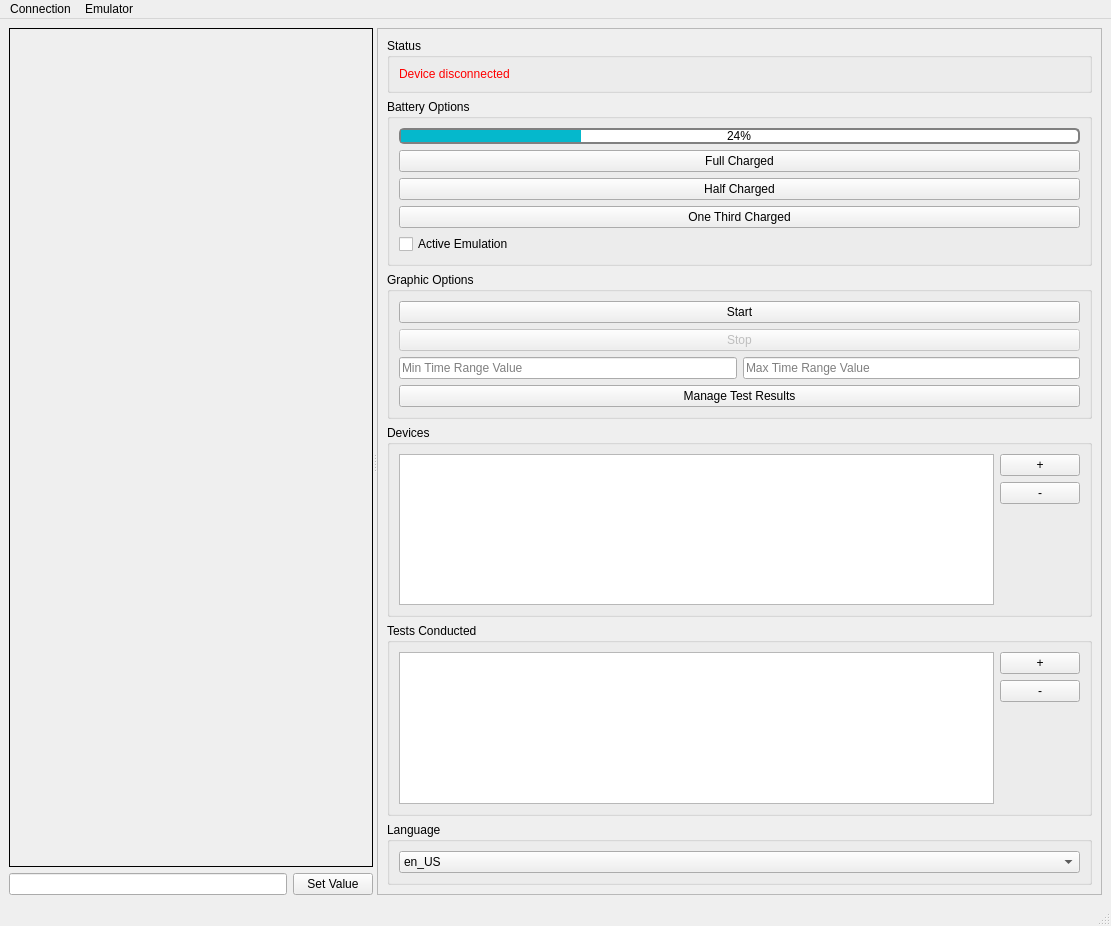
<?xml version="1.0" encoding="UTF-8"?>
<ui version="4.0">
 <class>MainWindow</class>
 <widget class="QMainWindow" name="MainWindow">
  <property name="geometry">
   <rect>
    <x>0</x>
    <y>0</y>
    <width>1111</width>
    <height>926</height>
   </rect>
  </property>
  <property name="windowTitle">
   <string>bsim_v9</string>
  </property>
  <widget class="QWidget" name="centralwidget">
   <layout class="QGridLayout" name="gridLayout_6">
    <item row="0" column="0">
     <widget class="QSplitter" name="splitter">
      <property name="orientation">
       <enum>Qt::Horizontal</enum>
      </property>
      <widget class="QWidget" name="layoutWidget">
       <layout class="QVBoxLayout" name="verticalLayout_4">
        <item>
         <widget class="QChartView" name="cvGraphicPlot" native="true">
          <property name="sizePolicy">
           <sizepolicy hsizetype="Preferred" vsizetype="Minimum">
            <horstretch>0</horstretch>
            <verstretch>0</verstretch>
           </sizepolicy>
          </property>
          <property name="styleSheet">
           <string notr="true">border: 1px solid</string>
          </property>
         </widget>
        </item>
        <item>
         <layout class="QHBoxLayout" name="horizontalLayout">
          <property name="sizeConstraint">
           <enum>QLayout::SetDefaultConstraint</enum>
          </property>
          <item>
           <widget class="QLineEdit" name="leSetValue">
            <property name="sizePolicy">
             <sizepolicy hsizetype="Expanding" vsizetype="Maximum">
              <horstretch>0</horstretch>
              <verstretch>0</verstretch>
             </sizepolicy>
            </property>
           </widget>
          </item>
          <item>
           <widget class="QPushButton" name="btnSetValue">
            <property name="sizePolicy">
             <sizepolicy hsizetype="Preferred" vsizetype="Maximum">
              <horstretch>0</horstretch>
              <verstretch>0</verstretch>
             </sizepolicy>
            </property>
            <property name="text">
             <string>Set Value</string>
            </property>
           </widget>
          </item>
         </layout>
        </item>
       </layout>
      </widget>
      <widget class="QScrollArea" name="scrollArea">
       <property name="widgetResizable">
        <bool>true</bool>
       </property>
       <property name="alignment">
        <set>Qt::AlignLeading|Qt::AlignLeft|Qt::AlignVCenter</set>
       </property>
       <widget class="QWidget" name="scrollAreaWidgetContents">
        <property name="geometry">
         <rect>
          <x>0</x>
          <y>0</y>
          <width>700</width>
          <height>864</height>
         </rect>
        </property>
        <layout class="QGridLayout" name="gridLayout_3">
         <item row="0" column="0">
          <layout class="QVBoxLayout" name="verticalLayout_5">
           <item>
            <widget class="QGroupBox" name="groupBox_4">
             <property name="title">
              <string>Status</string>
             </property>
             <layout class="QVBoxLayout" name="verticalLayout_3">
              <item>
               <widget class="QLabel" name="lbConnectStatus">
                <property name="styleSheet">
                 <string notr="true">color: red;</string>
                </property>
                <property name="text">
                 <string>Device disconnected</string>
                </property>
               </widget>
              </item>
             </layout>
            </widget>
           </item>
           <item>
            <widget class="QGroupBox" name="groupBox">
             <property name="sizePolicy">
              <sizepolicy hsizetype="Preferred" vsizetype="Preferred">
               <horstretch>0</horstretch>
               <verstretch>0</verstretch>
              </sizepolicy>
             </property>
             <property name="title">
              <string>Battery Options</string>
             </property>
             <layout class="QGridLayout" name="gridLayout">
              <item row="1" column="0">
               <layout class="QVBoxLayout" name="verticalLayout">
                <item>
                 <widget class="QProgressBar" name="pbCapacityValue">
                  <property name="sizePolicy">
                   <sizepolicy hsizetype="Expanding" vsizetype="Maximum">
                    <horstretch>0</horstretch>
                    <verstretch>0</verstretch>
                   </sizepolicy>
                  </property>
                  <property name="styleSheet">
                   <string notr="true">QProgressBar {
    border: 2px solid grey;
    border-radius: 5px;
}

QProgressBar::chunk {
    background-color: #05B8CC;
    width: 20px;
}

QProgressBar {
    border: 2px solid grey;
    border-radius: 5px;
    text-align: center;
}</string>
                  </property>
                  <property name="value">
                   <number>24</number>
                  </property>
                 </widget>
                </item>
                <item>
                 <widget class="QPushButton" name="btnFullCharged">
                  <property name="text">
                   <string>Full Charged</string>
                  </property>
                 </widget>
                </item>
                <item>
                 <widget class="QPushButton" name="btnHalfCharged">
                  <property name="text">
                   <string>Half Charged</string>
                  </property>
                 </widget>
                </item>
                <item>
                 <widget class="QPushButton" name="btnOneThiedCharged">
                  <property name="text">
                   <string>One Third Charged</string>
                  </property>
                 </widget>
                </item>
                <item>
                 <widget class="QCheckBox" name="cbActiveEmulation">
                  <property name="text">
                   <string>Active Emulation</string>
                  </property>
                 </widget>
                </item>
               </layout>
              </item>
             </layout>
            </widget>
           </item>
           <item>
            <widget class="QGroupBox" name="groupBox_2">
             <property name="sizePolicy">
              <sizepolicy hsizetype="Preferred" vsizetype="Preferred">
               <horstretch>0</horstretch>
               <verstretch>0</verstretch>
              </sizepolicy>
             </property>
             <property name="title">
              <string>Graphic Options</string>
             </property>
             <layout class="QGridLayout" name="gridLayout_2">
              <item row="1" column="1">
               <widget class="QLineEdit" name="leTimeRangeMax">
                <property name="toolTip">
                 <string/>
                </property>
                <property name="placeholderText">
                 <string>Max Time Range Value</string>
                </property>
               </widget>
              </item>
              <item row="1" column="0">
               <widget class="QLineEdit" name="leTimeRangeMin">
                <property name="toolTip">
                 <string/>
                </property>
                <property name="text">
                 <string/>
                </property>
                <property name="placeholderText">
                 <string>Min Time Range Value</string>
                </property>
               </widget>
              </item>
              <item row="0" column="0" colspan="2">
               <layout class="QVBoxLayout" name="verticalLayout_2">
                <item>
                 <widget class="QPushButton" name="btnStart">
                  <property name="text">
                   <string>Start</string>
                  </property>
                 </widget>
                </item>
                <item>
                 <widget class="QPushButton" name="btnStop">
                  <property name="enabled">
                   <bool>false</bool>
                  </property>
                  <property name="text">
                   <string>Stop</string>
                  </property>
                 </widget>
                </item>
               </layout>
              </item>
              <item row="2" column="0" colspan="2">
               <widget class="QPushButton" name="btnManageTestResults">
                <property name="text">
                 <string>Manage Test Results</string>
                </property>
               </widget>
              </item>
             </layout>
            </widget>
           </item>
           <item>
            <widget class="QGroupBox" name="groupBox_6">
             <property name="title">
              <string>Devices</string>
             </property>
             <layout class="QGridLayout" name="gridLayout_5">
              <item row="1" column="0">
               <widget class="QListView" name="lvDevices"/>
              </item>
              <item row="1" column="1">
               <layout class="QVBoxLayout" name="verticalLayout_6">
                <item>
                 <widget class="QPushButton" name="btnAddDevice">
                  <property name="sizePolicy">
                   <sizepolicy hsizetype="Minimum" vsizetype="Fixed">
                    <horstretch>0</horstretch>
                    <verstretch>0</verstretch>
                   </sizepolicy>
                  </property>
                  <property name="minimumSize">
                   <size>
                    <width>15</width>
                    <height>0</height>
                   </size>
                  </property>
                  <property name="text">
                   <string>+</string>
                  </property>
                 </widget>
                </item>
                <item>
                 <widget class="QPushButton" name="btnRemoveDevice">
                  <property name="sizePolicy">
                   <sizepolicy hsizetype="Minimum" vsizetype="Fixed">
                    <horstretch>0</horstretch>
                    <verstretch>0</verstretch>
                   </sizepolicy>
                  </property>
                  <property name="minimumSize">
                   <size>
                    <width>15</width>
                    <height>0</height>
                   </size>
                  </property>
                  <property name="text">
                   <string>-</string>
                  </property>
                 </widget>
                </item>
                <item>
                 <spacer name="verticalSpacer_2">
                  <property name="orientation">
                   <enum>Qt::Vertical</enum>
                  </property>
                  <property name="sizeHint" stdset="0">
                   <size>
                    <width>20</width>
                    <height>40</height>
                   </size>
                  </property>
                 </spacer>
                </item>
               </layout>
              </item>
             </layout>
            </widget>
           </item>
           <item>
            <widget class="QGroupBox" name="groupBox_5">
             <property name="title">
              <string>Tests Conducted</string>
             </property>
             <layout class="QGridLayout" name="gridLayout_4">
              <item row="0" column="0">
               <widget class="QListView" name="lvTests"/>
              </item>
              <item row="0" column="1">
               <layout class="QVBoxLayout" name="verticalLayout_7">
                <item>
                 <widget class="QPushButton" name="btnAddTest">
                  <property name="sizePolicy">
                   <sizepolicy hsizetype="Minimum" vsizetype="Fixed">
                    <horstretch>0</horstretch>
                    <verstretch>0</verstretch>
                   </sizepolicy>
                  </property>
                  <property name="minimumSize">
                   <size>
                    <width>15</width>
                    <height>0</height>
                   </size>
                  </property>
                  <property name="text">
                   <string>+</string>
                  </property>
                 </widget>
                </item>
                <item>
                 <widget class="QPushButton" name="btnRemoveTest">
                  <property name="sizePolicy">
                   <sizepolicy hsizetype="Minimum" vsizetype="Fixed">
                    <horstretch>0</horstretch>
                    <verstretch>0</verstretch>
                   </sizepolicy>
                  </property>
                  <property name="minimumSize">
                   <size>
                    <width>15</width>
                    <height>0</height>
                   </size>
                  </property>
                  <property name="text">
                   <string>-</string>
                  </property>
                 </widget>
                </item>
                <item>
                 <spacer name="verticalSpacer_4">
                  <property name="orientation">
                   <enum>Qt::Vertical</enum>
                  </property>
                  <property name="sizeHint" stdset="0">
                   <size>
                    <width>20</width>
                    <height>40</height>
                   </size>
                  </property>
                 </spacer>
                </item>
               </layout>
              </item>
             </layout>
            </widget>
           </item>
           <item>
            <widget class="QGroupBox" name="groupBox_3">
             <property name="title">
              <string>Language</string>
             </property>
             <layout class="QHBoxLayout" name="horizontalLayout_2">
              <item>
               <widget class="QComboBox" name="cbLanguage">
                <item>
                 <property name="text">
                  <string>en_US</string>
                 </property>
                </item>
                <item>
                 <property name="text">
                  <string>ru_RU</string>
                 </property>
                </item>
               </widget>
              </item>
             </layout>
            </widget>
           </item>
          </layout>
         </item>
        </layout>
       </widget>
      </widget>
     </widget>
    </item>
   </layout>
  </widget>
  <widget class="QMenuBar" name="menubar">
   <property name="geometry">
    <rect>
     <x>0</x>
     <y>0</y>
     <width>1111</width>
     <height>20</height>
    </rect>
   </property>
   <widget class="QMenu" name="menuConnection_Settings">
    <property name="title">
     <string>Connection</string>
    </property>
    <addaction name="actionQuick_Connect"/>
    <addaction name="separator"/>
    <addaction name="actionConnect"/>
    <addaction name="actionDisconnect"/>
   </widget>
   <widget class="QMenu" name="menuEmulator_Settings">
    <property name="title">
     <string>Emulator</string>
    </property>
    <addaction name="actionBattery_Model"/>
   </widget>
   <addaction name="menuConnection_Settings"/>
   <addaction name="menuEmulator_Settings"/>
  </widget>
  <widget class="QStatusBar" name="statusbar"/>
  <action name="actionQuick_Connect">
   <property name="text">
    <string>Quick Connect</string>
   </property>
  </action>
  <action name="actionConnect">
   <property name="text">
    <string>Connect</string>
   </property>
  </action>
  <action name="actionDisconnect">
   <property name="text">
    <string>Disconnect</string>
   </property>
  </action>
  <action name="actionBattery_Model">
   <property name="text">
    <string>Battery Model</string>
   </property>
  </action>
  <action name="actionTests_Conducted">
   <property name="text">
    <string>Tests Conducted</string>
   </property>
  </action>
 </widget>
 <customwidgets>
  <customwidget>
   <class>QChartView</class>
   <extends>QWidget</extends>
   <header>qchartview.h</header>
   <container>1</container>
  </customwidget>
 </customwidgets>
 <resources/>
 <connections/>
</ui>
